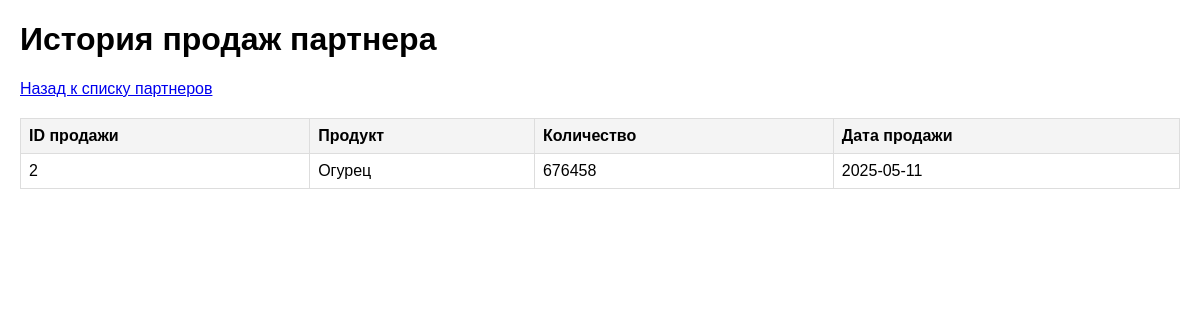
Page /partner_sales/3 on the committed database.
### tables this page shows
CREATE TABLE SalesHistory (
    SaleID INTEGER PRIMARY KEY AUTOINCREMENT,
    PartnerID INTEGER NOT NULL,
    ProductID INTEGER NOT NULL,
    Quantity INTEGER NOT NULL,
    SaleDate DATE NOT NULL,
    FOREIGN KEY (PartnerID) REFERENCES Partners(PartnerID),
    FOREIGN KEY (ProductID) REFERENCES Products(ProductID)
);

CREATE TABLE Products (
    ProductID INTEGER PRIMARY KEY AUTOINCREMENT,
    Name TEXT NOT NULL,
    Description TEXT,
    Price REAL NOT NULL
);

### app.py (the view)
@app.route('/partner_sales/<int:partner_id>')
def partner_sales(partner_id):
    conn = get_db_connection()
    sales = conn.execute('''
        SELECT SalesHistory.SaleID, Products.Name AS ProductName, SalesHistory.Quantity, SalesHistory.SaleDate
        FROM SalesHistory
        JOIN Products ON SalesHistory.ProductID = Products.ProductID
        WHERE SalesHistory.PartnerID = ?
    ''', (partner_id,)).fetchall()
    conn.close()
    return render_template('partner_sales.html', sales=sales)

### app.py (called while the page is built)
def get_db_connection():
    conn = sqlite3.connect('database.db')
    conn.row_factory = sqlite3.Row
    return conn

### templates/partner_sales.html (shortened to what this page needs)
<!DOCTYPE html>
<html lang="en">
<head>
    <link rel="stylesheet" href="{{ url_for('static', filename='styles.css') }}">
</head>
<body>
    <h1>История продаж партнера</h1>
    <a href="{{ url_for('index') }}">Назад к списку партнеров</a>
    <table>
        <thead>
            <tr>
                <th>ID продажи</th>
                <th>Продукт</th>
                <th>Количество</th>
                <th>Дата продажи</th>
            </tr>
        </thead>
        <tbody>
            {% for sale in sales %}
            <tr>
                <td>{{ sale['SaleID'] }}</td>
                <td>{{ sale['ProductName'] }}</td>
                <td>{{ sale['Quantity'] }}</td>
                <td>{{ sale['SaleDate'] }}</td>
            </tr>
            {% endfor %}
        </tbody>
    </table>
</body>
</html>

### static/styles.css (style rules this page uses)
body { font-family: Arial, sans-serif; margin: 20px; }
table { width: 100%; border-collapse: collapse; margin-top: 20px; }
th, td { border: 1px solid #ddd; padding: 8px; text-align: left; }
th { background-color: #f4f4f4; }

### rows in the picture
SalesHistory: SaleID "2", ProductName "Огурец", Quantity "676458", SaleDate "2025-05-11"
